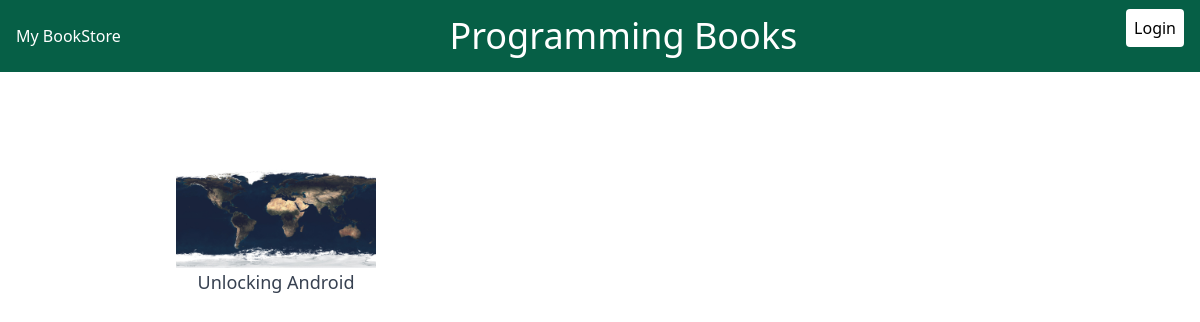
Screenshot of /book/W. Frank Ableson with the database file from the repository.
### books/models.py (models this page shows, shortened)
class Book(models.Model):
    title = models.CharField(max_length=200)
    pageCount = models.IntegerField(default=0)
    shortDescription = models.CharField(max_length=200, null=True)
    longDescription = models.TextField(null=True)
    authors = models.ManyToManyField(Author)
    image = models.ImageField(upload_to="images", null=True)

### books/views.py (the view)
# urls.py: path('<str:author>', views.author, name="author.books")
def author(request, author):
    books = Book.objects.filter(authors__name = author)
    context = {'book_list': books}
    return render(request, 'books/book_list.html', context)

### books/templates/books/book_list.html (shortened to what this page needs)
{% extends 'base.html' %}
{% block nav_title %}
Programming Books
{% endblock nav_title %}
{% block content %}
<div>
<div class="grid grid-cols-4 gap-4 mt-10">
  {% for book in book_list %}
  <a
    href="{% url 'book.show' book.id %}"
    class="justify-self-center text-center my-4"
    target="_blank"
  >
    <div class="flex justify-center">
      <img src="{{book.image.url}}" width="200" />
    </div>
    <p class="text-lg text-gray-700">{{ book.title }}</p>
  </a>
  {% endfor %}
</div>
</div>
{% endblock %}

### rows the page displays
Book: image (picture), title "Unlocking Android"
